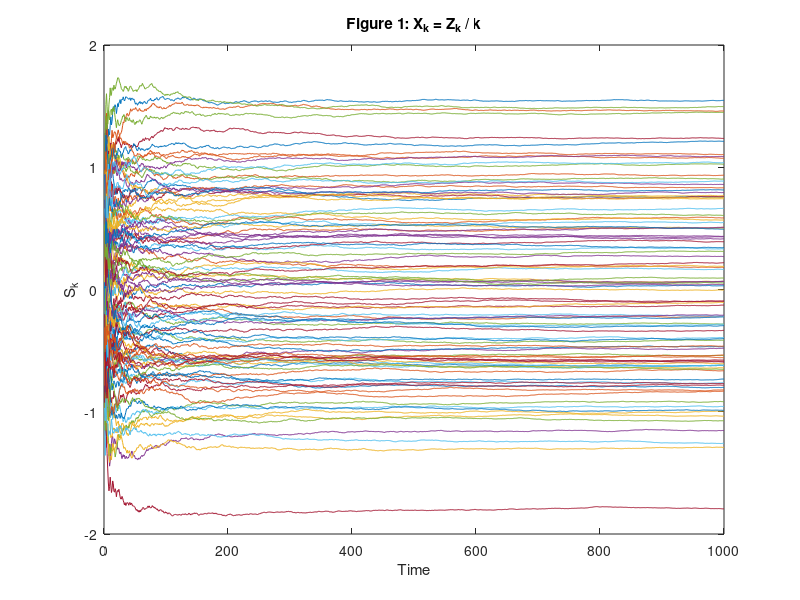
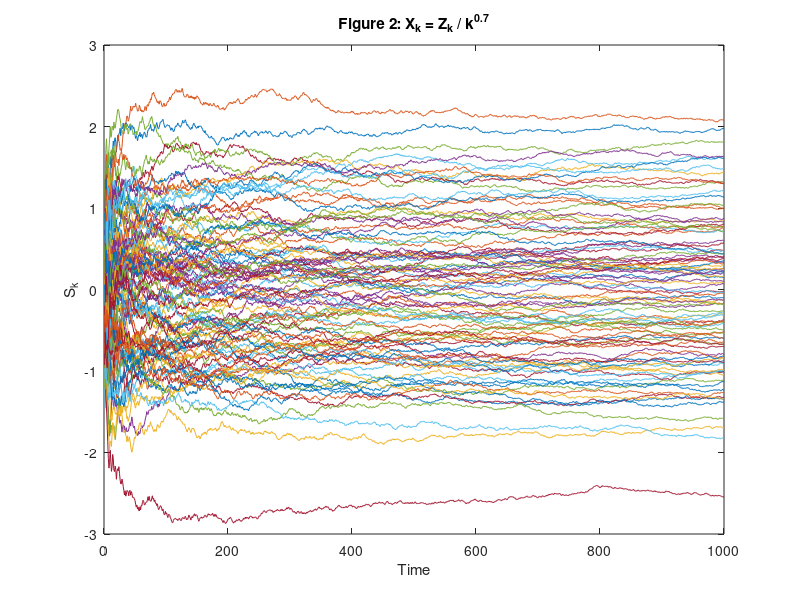
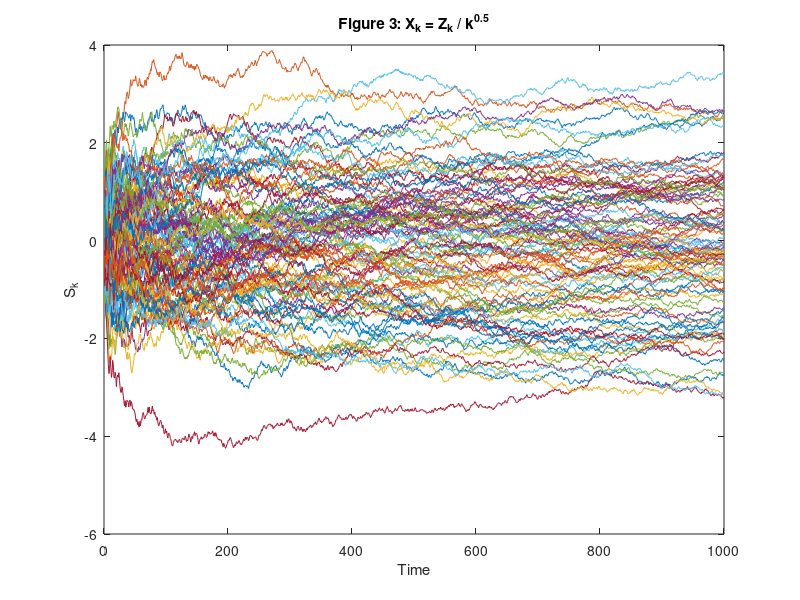

These figures' MATLAB source, in order:
T = 1000;
N = 100;
Z = -1+2*rand(N,T);

for i = 1:N
    X1(i,:)= cumsum(Z(i,:)./[1:T]);
    X2(i,:)= cumsum(Z(i,:)./([1:T].^0.7));
    X3(i,:)= cumsum(Z(i,:)./([1:T].^0.5));
end

figure(1)
plot(X1');
title("Figure 1: X_k = Z_k / k");
ylabel("S_k");
xlabel("Time");

figure(2)
plot(X2');
title("Figure 2: X_k = Z_k / k^{0.7}");
ylabel("S_k");
xlabel("Time");

figure(3)
plot(X3');
title("Figure 3: X_k = Z_k / k^{0.5}");
ylabel("S_k");
xlabel("Time");